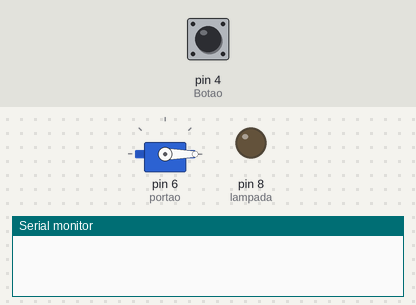
A sketch run on a simulated Arduino Uno, built with avr-gcc and run on an emulated ATmega328P. Parts: servo, output pins drawn as LEDs (lit = HIGH), the last lines printed to the serial monitor. The test bench sets the inputs (shaded band); at power-on: pin 4 (Botao) LOW.

Above: at 1.2 s.
1.3 s: pin 4 (Botao) pulled HIGH for 3.2 s
At 5.2 s:
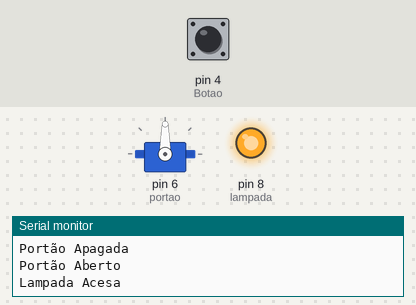
6.1 s: pin 4 (Botao) pulled HIGH for 0.15 s
At 7.0 s:
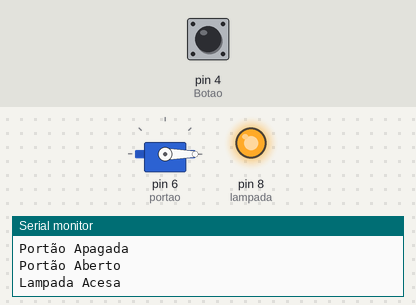
8.7 s: pin 4 (Botao) pulled HIGH for 1 s
At 9.5 s:
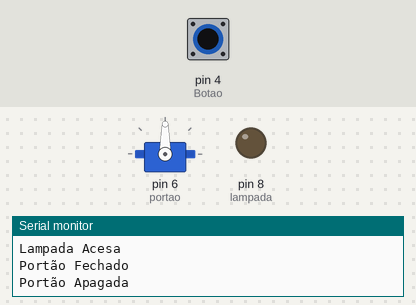
Timing chart, 0 to 11.7 s (numbered marks = the images above; inputs shaded):
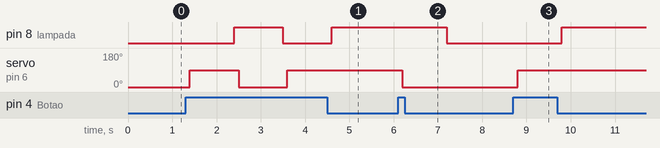

Measured:
- after the input at 1.3 s, pin 8 (lampada): LOW → HIGH after 1.1 s, → LOW 1.1 s later, → HIGH 1.1 s later; servo on pin 6 (portao): 0° → 90° after 0.10 s, → 0° 1.1 s later, → 90° 1.1 s later
- after the input at 6.1 s, pin 8 (lampada): HIGH → LOW after 1.1 s; servo on pin 6 (portao): 90° → 0° after 0.10 s
- after the input at 8.7 s, pin 8 (lampada): LOW → HIGH after 1.1 s; servo on pin 6 (portao): 0° → 90° after 0.10 s

The sketch:

garagem.ino
```cpp
// Projeto de automacao residencial - Controle de Portao de Garagem
// Grupo = Caique, Rafael, Wesley
// Versao com controle apenas local, falta integrar comando remoto - MQTT
// Data: 20.10.2017

//-----------------------------------------------------------------------------
// Inclusao de bibliotecas
//-----------------------------------------------------------------------------
#include <Servo.h>

//-----------------------------------------------------------------------------
// Declaracao de variaveis
//-----------------------------------------------------------------------------

Servo portao;
int pos = 0;
const int Botao = 4;
int estadoBotao = LOW;
int lampada = 8;
int estadoPortao = LOW; // LOW indica portao fechado, HIGH indica portao aberto
int estadoLampada = LOW; // LOW indica lampada apagada, HIGH indica lampada acesa

char estadoConexao [4] = {'conectado' , 'desconectado' , 'conectando' , 'enviando'}; // MQTT

//-----------------------------------------------------------------------------
// Prototipos de funcao
//-----------------------------------------------------------------------------

 void abrePortao();
 void fechaPortao();
 void acendeLampada();
 void apagaLampada();

 int reportaConexao(char state);
 void recebeMensagem();
 void enviaMensagem();


//-----------------------------------------------------------------------------
// Inicializacao
//-----------------------------------------------------------------------------

void setup()
{
  portao.attach(6);
  portao.write(pos);
  pinMode(Botao, INPUT);
  pinMode (lampada, OUTPUT);
  Serial.begin (9600);
}

//-----------------------------------------------------------------------------
// Principal
//-----------------------------------------------------------------------------

void loop()
{

  estadoBotao = digitalRead(Botao);

  if (estadoBotao == HIGH)
  {
   delay(100);//debounce

   if (pos < 30)
      {
          abrePortao();
          acendeLampada();
      }

   else if (pos >60)
      {
          fechaPortao();
          apagaLampada();
      }
  }
}

//-----------------------------------------------------------------------------
// Funcoes auxiliares
//-----------------------------------------------------------------------------

 void abrePortao()
 {
    pos = 90;
    portao.write (pos);
    delay (1000);
    Serial.println ("Portão Aberto");
    estadoPortao = HIGH;
 }

 void fechaPortao()
 {
    pos = 0;
    portao.write (pos);
    delay (1000);
    Serial.println ("Portão Fechado");
    estadoPortao = LOW;
 }

 void acendeLampada()
 {
    digitalWrite (lampada, HIGH);
    Serial.println ("Lampada Acesa");
    estadoLampada = HIGH;
 }

 void apagaLampada()
 {
    digitalWrite (lampada,LOW);
    Serial.println ("Portão Apagada");
    estadoLampada = LOW;
 }

//-----------------------------------------------------------------------------
// EOF
//-----------------------------------------------------------------------------
```
